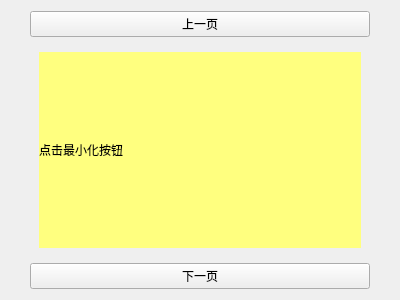
<?xml version="1.0" encoding="UTF-8"?>
<ui version="4.0">
 <class>MiniIconWidgetDemo</class>
 <widget class="QWidget" name="MiniIconWidgetDemo">
  <property name="geometry">
   <rect>
    <x>0</x>
    <y>0</y>
    <width>400</width>
    <height>300</height>
   </rect>
  </property>
  <property name="windowTitle">
   <string>Form</string>
  </property>
  <property name="styleSheet">
   <string notr="true"/>
  </property>
  <layout class="QVBoxLayout" name="verticalLayout">
   <property name="leftMargin">
    <number>30</number>
   </property>
   <property name="rightMargin">
    <number>30</number>
   </property>
   <item>
    <widget class="QPushButton" name="pushButton_2">
     <property name="text">
      <string>上一页</string>
     </property>
    </widget>
   </item>
   <item>
    <widget class="QBasicRotatingStackedWidget" name="stackedWidget">
     <property name="currentIndex">
      <number>1</number>
     </property>
     <widget class="QWidget" name="page">
      <layout class="QVBoxLayout" name="verticalLayout_3">
       <item>
        <widget class="QBasicCircleAnimationWidget" name="widget" native="true">
         <property name="styleSheet">
          <string notr="true"/>
         </property>
        </widget>
       </item>
       <item>
        <widget class="QWidget" name="widget_2" native="true">
         <property name="styleSheet">
          <string notr="true">background-color: rgb(255, 170, 255);</string>
         </property>
        </widget>
       </item>
      </layout>
     </widget>
     <widget class="QWidget" name="page_2">
      <layout class="QVBoxLayout" name="verticalLayout_2">
       <item>
        <widget class="QLabel" name="label">
         <property name="styleSheet">
          <string notr="true">background-color: rgb(255, 255, 127);</string>
         </property>
         <property name="text">
          <string>点击最小化按钮</string>
         </property>
        </widget>
       </item>
      </layout>
     </widget>
    </widget>
   </item>
   <item>
    <widget class="QPushButton" name="pushButton">
     <property name="text">
      <string>下一页</string>
     </property>
    </widget>
   </item>
  </layout>
 </widget>
 <customwidgets>
  <customwidget>
   <class>QBasicRotatingStackedWidget</class>
   <extends>QStackedWidget</extends>
   <header location="global">qbasicrotatingstackedwidget.h</header>
   <container>1</container>
  </customwidget>
  <customwidget>
   <class>QBasicCircleAnimationWidget</class>
   <extends>QWidget</extends>
   <header>qbasiccircleanimationwidget.h</header>
   <container>1</container>
  </customwidget>
 </customwidgets>
 <resources/>
 <connections/>
</ui>
